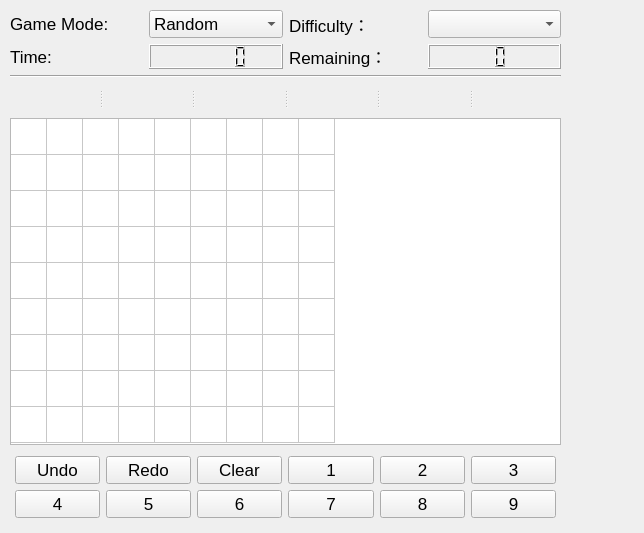
<?xml version="1.0" encoding="UTF-8"?>
<ui version="4.0">
 <class>MainWindow</class>
 <widget class="QMainWindow" name="MainWindow">
  <property name="geometry">
   <rect>
    <x>0</x>
    <y>0</y>
    <width>644</width>
    <height>533</height>
   </rect>
  </property>
  <property name="sizePolicy">
   <sizepolicy hsizetype="Fixed" vsizetype="Fixed">
    <horstretch>0</horstretch>
    <verstretch>0</verstretch>
   </sizepolicy>
  </property>
  <property name="font">
   <font>
    <pointsize>13</pointsize>
    <weight>50</weight>
    <bold>false</bold>
   </font>
  </property>
  <property name="windowTitle">
   <string>Sudoku Lite</string>
  </property>
  <widget class="QWidget" name="centralWidget">
   <property name="sizePolicy">
    <sizepolicy hsizetype="Fixed" vsizetype="Fixed">
     <horstretch>0</horstretch>
     <verstretch>0</verstretch>
    </sizepolicy>
   </property>
   <widget class="QWidget" name="layoutWidget">
    <property name="geometry">
     <rect>
      <x>0</x>
      <y>0</y>
      <width>571</width>
      <height>533</height>
     </rect>
    </property>
    <layout class="QVBoxLayout" name="verticalLayout_2">
     <property name="sizeConstraint">
      <enum>QLayout::SetDefaultConstraint</enum>
     </property>
     <property name="leftMargin">
      <number>10</number>
     </property>
     <property name="topMargin">
      <number>10</number>
     </property>
     <property name="rightMargin">
      <number>10</number>
     </property>
     <property name="bottomMargin">
      <number>10</number>
     </property>
     <item>
      <layout class="QHBoxLayout" name="layoutMode">
       <item>
        <widget class="QLabel" name="labelMode">
         <property name="text">
          <string>Game Mode:</string>
         </property>
        </widget>
       </item>
       <item>
        <widget class="QComboBox" name="comboPlayMode">
         <property name="layoutDirection">
          <enum>Qt::LeftToRight</enum>
         </property>
         <property name="sizeAdjustPolicy">
          <enum>QComboBox::AdjustToContentsOnFirstShow</enum>
         </property>
         <property name="iconSize">
          <size>
           <width>15</width>
           <height>15</height>
          </size>
         </property>
         <item>
          <property name="text">
           <string>Random</string>
          </property>
         </item>
         <item>
          <property name="text">
           <string>Internal</string>
          </property>
         </item>
         <item>
          <property name="text">
           <string>Solver</string>
          </property>
         </item>
        </widget>
       </item>
       <item>
        <widget class="QLabel" name="labelDifficulty">
         <property name="text">
          <string>Difficulty：</string>
         </property>
        </widget>
       </item>
       <item>
        <widget class="QComboBox" name="comboDifficulty">
         <property name="layoutDirection">
          <enum>Qt::LeftToRight</enum>
         </property>
         <property name="sizeAdjustPolicy">
          <enum>QComboBox::AdjustToContentsOnFirstShow</enum>
         </property>
         <property name="iconSize">
          <size>
           <width>14</width>
           <height>14</height>
          </size>
         </property>
        </widget>
       </item>
      </layout>
     </item>
     <item>
      <layout class="QHBoxLayout" name="layoutInfo">
       <item>
        <widget class="QLabel" name="labelTimer">
         <property name="text">
          <string>Time:</string>
         </property>
        </widget>
       </item>
       <item>
        <widget class="QLCDNumber" name="timerLCD">
         <property name="digitCount">
          <number>5</number>
         </property>
        </widget>
       </item>
       <item>
        <widget class="QLabel" name="labelRemaining">
         <property name="text">
          <string>Remaining：</string>
         </property>
        </widget>
       </item>
       <item>
        <widget class="QLCDNumber" name="countLCD">
         <property name="font">
          <font>
           <pointsize>13</pointsize>
           <weight>50</weight>
           <bold>false</bold>
          </font>
         </property>
         <property name="autoFillBackground">
          <bool>false</bool>
         </property>
         <property name="digitCount">
          <number>2</number>
         </property>
        </widget>
       </item>
      </layout>
     </item>
     <item>
      <widget class="Line" name="line">
       <property name="orientation">
        <enum>Qt::Horizontal</enum>
       </property>
      </widget>
     </item>
     <item>
      <widget class="QSplitter" name="splitterToolbar">
       <property name="orientation">
        <enum>Qt::Horizontal</enum>
       </property>
       <widget class="QPushButton" name="newGameButton">
        <property name="focusPolicy">
         <enum>Qt::WheelFocus</enum>
        </property>
        <property name="toolTip">
         <string>New Game</string>
        </property>
        <property name="text">
         <string/>
        </property>
        <property name="icon">
         <iconset resource="res.qrc">
          <normaloff>:/image/NewGameIcon</normaloff>:/image/NewGameIcon</iconset>
        </property>
        <property name="iconSize">
         <size>
          <width>40</width>
          <height>40</height>
         </size>
        </property>
        <property name="default">
         <bool>false</bool>
        </property>
        <property name="flat">
         <bool>true</bool>
        </property>
       </widget>
       <widget class="QPushButton" name="pauseButton">
        <property name="focusPolicy">
         <enum>Qt::WheelFocus</enum>
        </property>
        <property name="toolTip">
         <string>Pause</string>
        </property>
        <property name="text">
         <string/>
        </property>
        <property name="icon">
         <iconset resource="res.qrc">
          <normaloff>:/image/PauseIcon</normaloff>:/image/PauseIcon</iconset>
        </property>
        <property name="iconSize">
         <size>
          <width>40</width>
          <height>40</height>
         </size>
        </property>
        <property name="default">
         <bool>false</bool>
        </property>
        <property name="flat">
         <bool>true</bool>
        </property>
       </widget>
       <widget class="QPushButton" name="clearButton">
        <property name="toolTip">
         <string>Restart</string>
        </property>
        <property name="text">
         <string/>
        </property>
        <property name="icon">
         <iconset resource="res.qrc">
          <normaloff>:/image/ClearIcon</normaloff>:/image/ClearIcon</iconset>
        </property>
        <property name="iconSize">
         <size>
          <width>40</width>
          <height>40</height>
         </size>
        </property>
        <property name="default">
         <bool>false</bool>
        </property>
        <property name="flat">
         <bool>true</bool>
        </property>
       </widget>
       <widget class="QPushButton" name="eyeButton">
        <property name="focusPolicy">
         <enum>Qt::WheelFocus</enum>
        </property>
        <property name="toolTip">
         <string>Switch highlighting on/off</string>
        </property>
        <property name="text">
         <string/>
        </property>
        <property name="icon">
         <iconset resource="res.qrc">
          <normaloff>:/image/EyeOffIcon</normaloff>:/image/EyeOffIcon</iconset>
        </property>
        <property name="iconSize">
         <size>
          <width>40</width>
          <height>40</height>
         </size>
        </property>
        <property name="default">
         <bool>false</bool>
        </property>
        <property name="flat">
         <bool>true</bool>
        </property>
       </widget>
       <widget class="QPushButton" name="hintButton">
        <property name="toolTip">
         <string>Hint</string>
        </property>
        <property name="text">
         <string/>
        </property>
        <property name="icon">
         <iconset resource="res.qrc">
          <normaloff>:/image/HintIcon</normaloff>:/image/HintIcon</iconset>
        </property>
        <property name="iconSize">
         <size>
          <width>40</width>
          <height>40</height>
         </size>
        </property>
        <property name="default">
         <bool>false</bool>
        </property>
        <property name="flat">
         <bool>true</bool>
        </property>
       </widget>
       <widget class="QPushButton" name="checkAnsButton">
        <property name="toolTip">
         <string>Check answer /Solve Sudoku</string>
        </property>
        <property name="text">
         <string/>
        </property>
        <property name="icon">
         <iconset resource="res.qrc">
          <normaloff>:/image/CheckAnsIcon</normaloff>:/image/CheckAnsIcon</iconset>
        </property>
        <property name="iconSize">
         <size>
          <width>40</width>
          <height>40</height>
         </size>
        </property>
        <property name="default">
         <bool>false</bool>
        </property>
        <property name="flat">
         <bool>true</bool>
        </property>
       </widget>
      </widget>
     </item>
     <item>
      <widget class="QTableWidget" name="tableWidget">
       <property name="verticalScrollBarPolicy">
        <enum>Qt::ScrollBarAlwaysOff</enum>
       </property>
       <property name="horizontalScrollBarPolicy">
        <enum>Qt::ScrollBarAlwaysOff</enum>
       </property>
       <property name="editTriggers">
        <set>QAbstractItemView::NoEditTriggers</set>
       </property>
       <property name="alternatingRowColors">
        <bool>false</bool>
       </property>
       <property name="selectionMode">
        <enum>QAbstractItemView::SingleSelection</enum>
       </property>
       <property name="rowCount">
        <number>9</number>
       </property>
       <property name="columnCount">
        <number>9</number>
       </property>
       <attribute name="horizontalHeaderVisible">
        <bool>false</bool>
       </attribute>
       <attribute name="horizontalHeaderMinimumSectionSize">
        <number>28</number>
       </attribute>
       <attribute name="horizontalHeaderDefaultSectionSize">
        <number>36</number>
       </attribute>
       <attribute name="verticalHeaderVisible">
        <bool>false</bool>
       </attribute>
       <attribute name="verticalHeaderDefaultSectionSize">
        <number>36</number>
       </attribute>
       <row/>
       <row/>
       <row/>
       <row/>
       <row/>
       <row/>
       <row/>
       <row/>
       <row/>
       <column/>
       <column/>
       <column/>
       <column/>
       <column/>
       <column/>
       <column/>
       <column/>
       <column/>
       <item row="1" column="0">
        <property name="text">
         <string/>
        </property>
       </item>
      </widget>
     </item>
     <item>
      <layout class="QGridLayout" name="layoutButtons">
       <property name="leftMargin">
        <number>5</number>
       </property>
       <property name="topMargin">
        <number>5</number>
       </property>
       <property name="rightMargin">
        <number>5</number>
       </property>
       <property name="bottomMargin">
        <number>5</number>
       </property>
       <item row="0" column="0">
        <widget class="QPushButton" name="button_undo">
         <property name="text">
          <string>Undo</string>
         </property>
        </widget>
       </item>
       <item row="0" column="1">
        <widget class="QPushButton" name="button_redo">
         <property name="text">
          <string>Redo</string>
         </property>
        </widget>
       </item>
       <item row="0" column="2">
        <widget class="QPushButton" name="button_del">
         <property name="text">
          <string>Clear</string>
         </property>
        </widget>
       </item>
       <item row="0" column="3">
        <widget class="QPushButton" name="button_1">
         <property name="text">
          <string>1</string>
         </property>
        </widget>
       </item>
       <item row="0" column="4">
        <widget class="QPushButton" name="button_2">
         <property name="text">
          <string>2</string>
         </property>
        </widget>
       </item>
       <item row="0" column="5">
        <widget class="QPushButton" name="button_3">
         <property name="text">
          <string>3</string>
         </property>
        </widget>
       </item>
       <item row="1" column="0">
        <widget class="QPushButton" name="button_4">
         <property name="text">
          <string>4</string>
         </property>
        </widget>
       </item>
       <item row="1" column="1">
        <widget class="QPushButton" name="button_5">
         <property name="text">
          <string>5</string>
         </property>
        </widget>
       </item>
       <item row="1" column="2">
        <widget class="QPushButton" name="button_6">
         <property name="text">
          <string>6</string>
         </property>
        </widget>
       </item>
       <item row="1" column="3">
        <widget class="QPushButton" name="button_7">
         <property name="text">
          <string>7</string>
         </property>
        </widget>
       </item>
       <item row="1" column="4">
        <widget class="QPushButton" name="button_8">
         <property name="text">
          <string>8</string>
         </property>
        </widget>
       </item>
       <item row="1" column="5">
        <widget class="QPushButton" name="button_9">
         <property name="text">
          <string>9</string>
         </property>
        </widget>
       </item>
      </layout>
     </item>
    </layout>
   </widget>
  </widget>
 </widget>
 <layoutdefault spacing="6" margin="11"/>
 <resources>
  <include location="res.qrc"/>
 </resources>
 <connections/>
</ui>
